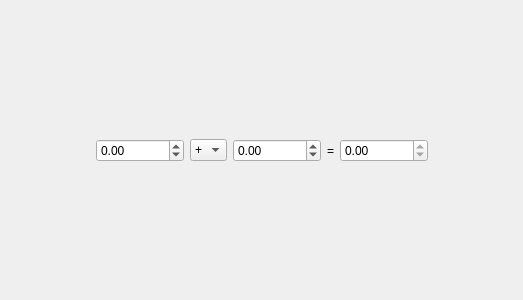
<?xml version="1.0" encoding="UTF-8"?>
<ui version="4.0">
 <class>Dialog</class>
 <widget class="QDialog" name="Dialog">
  <property name="geometry">
   <rect>
    <x>0</x>
    <y>0</y>
    <width>523</width>
    <height>300</height>
   </rect>
  </property>
  <property name="windowTitle">
   <string>Kalkulacka</string>
  </property>
  <layout class="QGridLayout" name="gridLayout">
   <item row="0" column="2">
    <spacer name="verticalSpacer">
     <property name="orientation">
      <enum>Qt::Vertical</enum>
     </property>
     <property name="sizeHint" stdset="0">
      <size>
       <width>20</width>
       <height>122</height>
      </size>
     </property>
    </spacer>
   </item>
   <item row="1" column="3">
    <widget class="QDoubleSpinBox" name="sb_operand2">
     <property name="minimum">
      <double>-999999.000000000000000</double>
     </property>
     <property name="maximum">
      <double>999999.000000000000000</double>
     </property>
    </widget>
   </item>
   <item row="1" column="1">
    <widget class="QDoubleSpinBox" name="sb_operand1">
     <property name="minimum">
      <double>-999999.000000000000000</double>
     </property>
     <property name="maximum">
      <double>999999.000000000000000</double>
     </property>
    </widget>
   </item>
   <item row="1" column="4">
    <widget class="QLabel" name="label">
     <property name="text">
      <string>=</string>
     </property>
    </widget>
   </item>
   <item row="1" column="5">
    <widget class="QDoubleSpinBox" name="sb_result">
     <property name="readOnly">
      <bool>true</bool>
     </property>
     <property name="minimum">
      <double>-999999.000000000000000</double>
     </property>
     <property name="maximum">
      <double>999999.000000000000000</double>
     </property>
    </widget>
   </item>
   <item row="2" column="2">
    <spacer name="verticalSpacer_2">
     <property name="orientation">
      <enum>Qt::Vertical</enum>
     </property>
     <property name="sizeHint" stdset="0">
      <size>
       <width>20</width>
       <height>122</height>
      </size>
     </property>
    </spacer>
   </item>
   <item row="1" column="2">
    <widget class="QComboBox" name="cb_operator">
     <item>
      <property name="text">
       <string>+</string>
      </property>
     </item>
     <item>
      <property name="text">
       <string>-</string>
      </property>
     </item>
     <item>
      <property name="text">
       <string>*</string>
      </property>
     </item>
     <item>
      <property name="text">
       <string>/</string>
      </property>
     </item>
    </widget>
   </item>
   <item row="1" column="0">
    <spacer name="horizontalSpacer">
     <property name="orientation">
      <enum>Qt::Horizontal</enum>
     </property>
     <property name="sizeHint" stdset="0">
      <size>
       <width>40</width>
       <height>20</height>
      </size>
     </property>
    </spacer>
   </item>
   <item row="1" column="6">
    <spacer name="horizontalSpacer_2">
     <property name="orientation">
      <enum>Qt::Horizontal</enum>
     </property>
     <property name="sizeHint" stdset="0">
      <size>
       <width>40</width>
       <height>20</height>
      </size>
     </property>
    </spacer>
   </item>
  </layout>
 </widget>
 <resources/>
 <connections/>
</ui>
